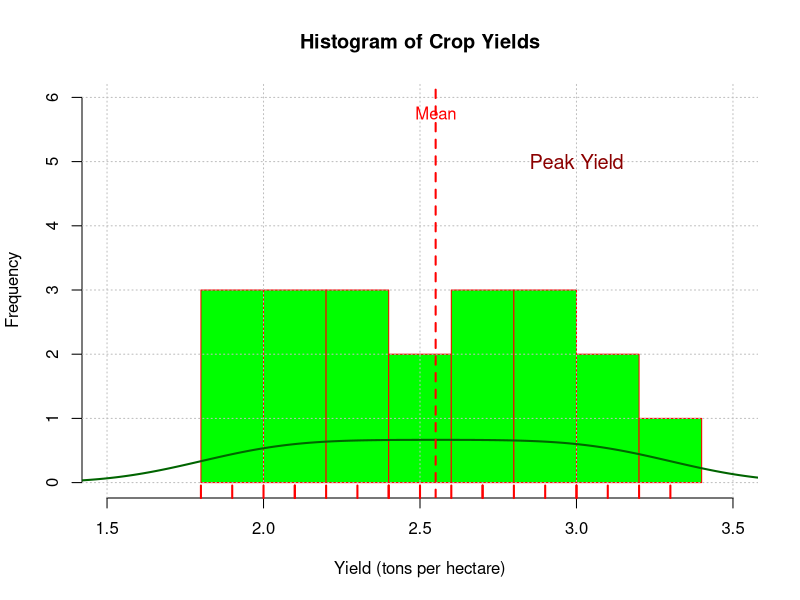
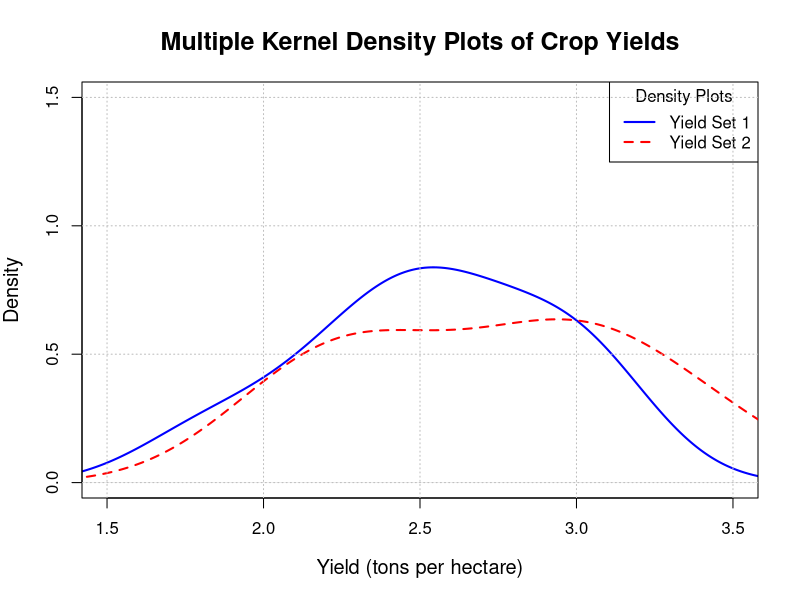

Generate these figures, in order, with R:
set.seed(1234)
rating  <- rnorm(200,mean= 20, sd=21)
head(rating)
#> [1] -1.2070657  0.2774292  1.0844412 -2.3456977  0.4291247  0.5060559

rating2 <- rnorm(200, mean=.8)
head(rating2)

# Make a column to indicate which group each value is in
cond <- factor( rep(c("A","B"), each=200) )

tablesample <- data.frame(cond, rating = c(rating,rating2))
head(tablesample)
tablesample
###

#Sample crop yield data (in tons per hectare)
crop_yield <- c(2.1, 2.5, 2.3, 2.9, 3.0, 1.8, 2.7, 3.1, 2.6, 2.4,
                2.0, 3.2, 3.0, 1.9, 2.8, 2.4, 2.2, 3.3, 2.7, 2.1)


# Create a histogram with additional features
hist(crop_yield,
     main = "Histogram of Crop Yields",
     xlab = "Yield (tons per hectare)",
     ylab = "Frequency",
     col = "green",
     border = "red",
     breaks = 6,                # Number of bins
     xlim = c(1.5, 3.5),        # Set limits for the x-axis
     ylim = c(0, 6))            # Set limits for the y-axis

# Add a grid
grid(nx = NULL, ny = NULL, col = "gray", lty = "dotted", lwd = 1)

# Add a rug plot
rug(crop_yield, col = "red", lwd = 2)

# Add a density curve
lines(density(crop_yield), col = "darkgreen", lwd = 2)

# Annotate with a text box
text(x = 3, y = 5, labels = "Peak Yield", col = "darkred", cex = 1.2)

# Highlight the mean with a vertical line
abline(v = mean(crop_yield), col = "red", lwd = 2, lty = 2)
text(mean(crop_yield), 5.5, labels = "Mean", col = "red", pos = 3)
#color bar
bar_colors <- rainbow(6)  # Generate 6 different colors
# Sample crop yield data for multiple distributions
crop_yield_1 <- c(2.1, 2.5, 2.3, 2.9, 3.0, 1.8, 2.7, 3.1, 2.6, 2.4)
crop_yield_2 <- c(2.0, 2.3, 2.7, 2.8, 3.2, 3.5, 2.4, 2.2, 3.0, 3.1)

# Create the first kernel density plot
dens1 <- density(crop_yield_1)

# Create the second kernel density plot
dens2 <- density(crop_yield_2)

# Plot the first density
plot(dens1, 
     main = "Multiple Kernel Density Plots of Crop Yields",  # Title
     xlab = "Yield (tons per hectare)", 
     ylab = "Density",
     col = "blue",       # Color of the first density plot
     lwd = 2,            # Line width for the first density plot
     lty = 1,            # Line type (solid) for the first density plot
     xlim = c(1.5, 3.5), # X-axis limits (to zoom in on relevant range)
     ylim = c(0, 1.5),   # Y-axis limits
     cex.main = 1.5,     # Font size of the title
     cex.lab = 1.2,      # Font size of the labels
     cex.sub = 1)        # Font size of the subtitle

# Add the second density plot to the same graph
lines(dens2, col = "red", lwd = 2, lty = 2) # Red line with dashed style

# Add a legend to the top right of the plot
legend("topright", 
       legend = c("Yield Set 1", "Yield Set 2"), 
       col = c("blue", "red"), 
       lwd = 2, 
       lty = c(1, 2),       # Solid line for the first set, dashed for the second
       title = "Density Plots") # Title of the legend

# Add grid lines to make the plot easier to read
grid(nx = NULL, ny = NULL, col = "gray", lty = "dotted")
